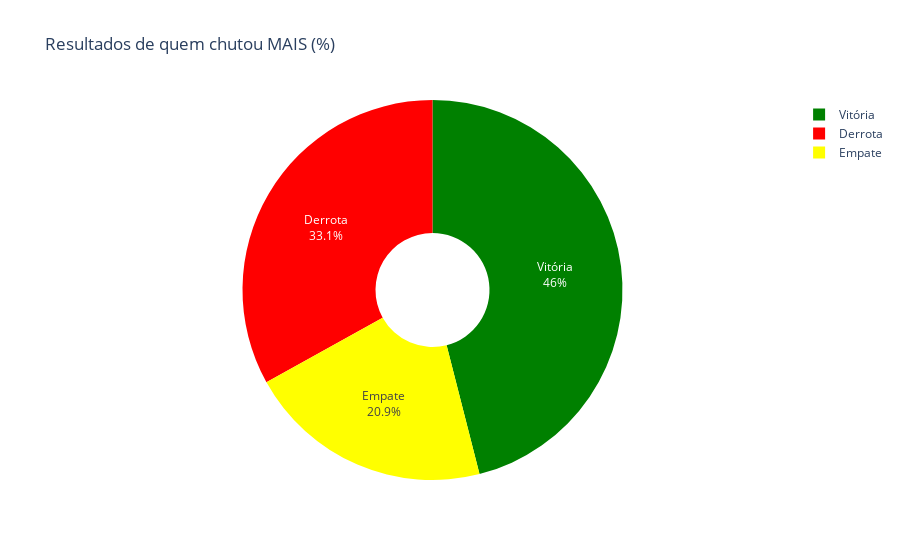

Notebook code for this chart:
### Markdown cell above
## Quem deu mais chutes, venceu mais?

Será que o time que mais finaliza realmente conquista mais vitórias?  
Abaixo, analisamos todas as partidas do Brasileirão para responder essa pergunta:

- **Comparamos o número total de chutes de cada equipe em cada jogo.**
- **Identificamos quem chutou mais (mandante, visitante ou empate).**
- **Calculamos o percentual de vitórias, empates e derrotas para o time que mais finalizou.**

### Code cell
df_chutes = df_analise.copy()

# Identifica o time com mais chutes (None se for empate)
df_chutes['time_mais_chutes'] = np.select(
    [
        df_chutes['mandante_chutes'] > df_chutes['visitante_chutes'],
        df_chutes['visitante_chutes'] > df_chutes['mandante_chutes']
    ],
    [
        df_chutes['mandante'],
        df_chutes['visitante']
    ],
    default=None
)

# Filtra jogos com contagem de chutes diferente
df_chutes_final = df_chutes.dropna(subset=['time_mais_chutes']).copy()
df_chutes_final['resultado_final'] = df_chutes_final.apply(lambda row: get_resultado_perspectiva(row, row['time_mais_chutes']), axis=1)

# Calcula o resumo
resumo_chutes = df_chutes_final['resultado_final'].value_counts(normalize=True).mul(100).reset_index()
resumo_chutes.columns = ['resultado', 'percentual']

print("--- Resultado para o time que CHUTOU MAIS ---")
display(resumo_chutes.round(2))

fig = px.pie(resumo_chutes, names='resultado', values='percentual', title='Resultados de quem chutou MAIS (%)',
             color='resultado', color_discrete_map=COLOR_RESULTADO, hole=.3)
fig.update_traces(textposition='inside', textinfo='percent+label')
fig.show()

### Figure 1 — Plotly figure (JSON) as saved in the notebook; plotly's stock layout.template omitted (floating-point values rounded to 4 significant figures)
{"data": [{"customdata": [["Vitória"], ["Derrota"], ["Empate"]], "domain": {"x": [0, 1], "y": [0, 1]}, "hole": 0.3, "hovertemplate": "resultado=%{customdata[0]}<br>percentual=%{value}<extra></extra>", "labels": ["Vitória", "Derrota", "Empate"], "legendgroup": "", "marker": {"colors": ["green", "red", "yellow"]}, "name": "", "showlegend": true, "textinfo": "percent+label", "textposition": "inside", "type": "pie", "values": [46.02, 33.08, 20.9]}], "layout": {"legend": {"tracegroupgap": 0}, "title": {"text": "Resultados de quem chutou MAIS (%)"}}}
